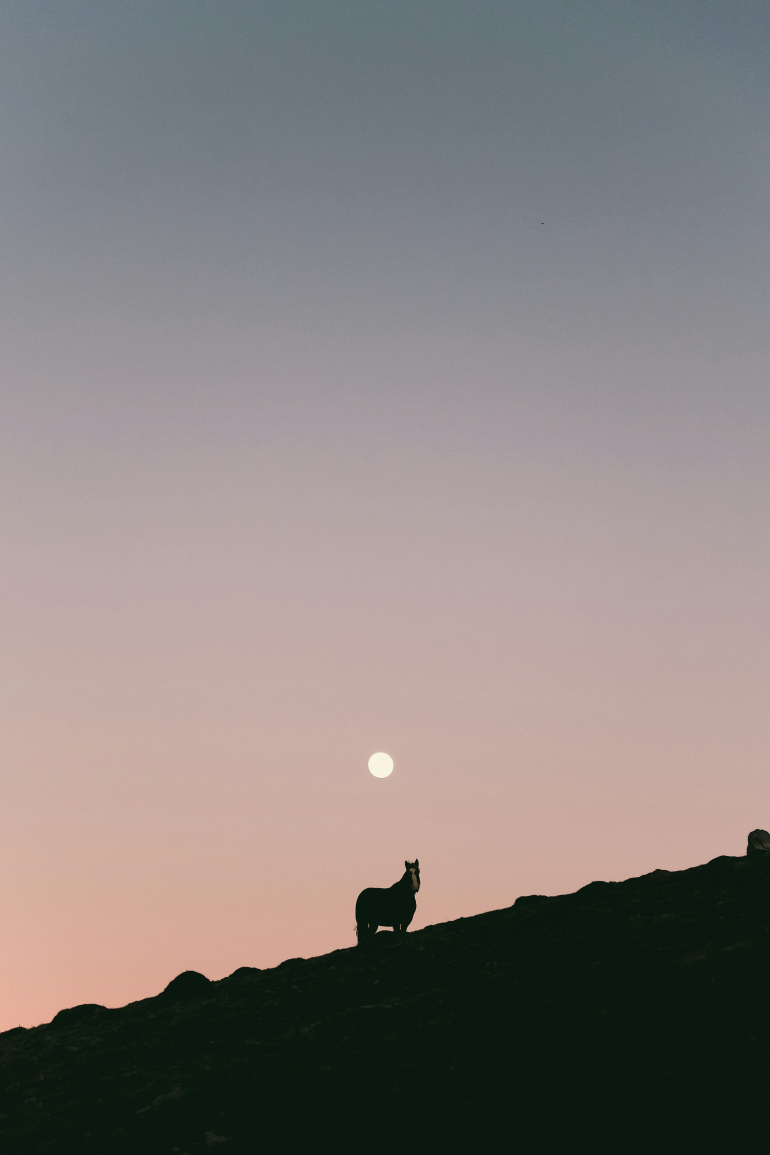
#> input picture images_to_process/photo-1782825955433-cce9fe38a62d.jpg, 3848 x 5771 px (shown at 1/5 size); its folder holds only this picture in this run
$ python img_processing.py
#> lines starting #> are read from the running program, lines starting #| are printed output that depends on the picture
### threading_multiprocessing/img_modifier.py
from PIL import Image, ImageFilter

SIZE = (1200, 1200)

OUTDIR = "modified_images/"


def img_modifier(img_name):
    print(img_name)
    img = Image.open(img_name)
#> img is the input picture: PIL image 3848x5771 RGB; mean R, G, B 134.6, 127.6, 126.1
    img = img.filter(ImageFilter.GaussianBlur(15))
    img.thumbnail(SIZE)
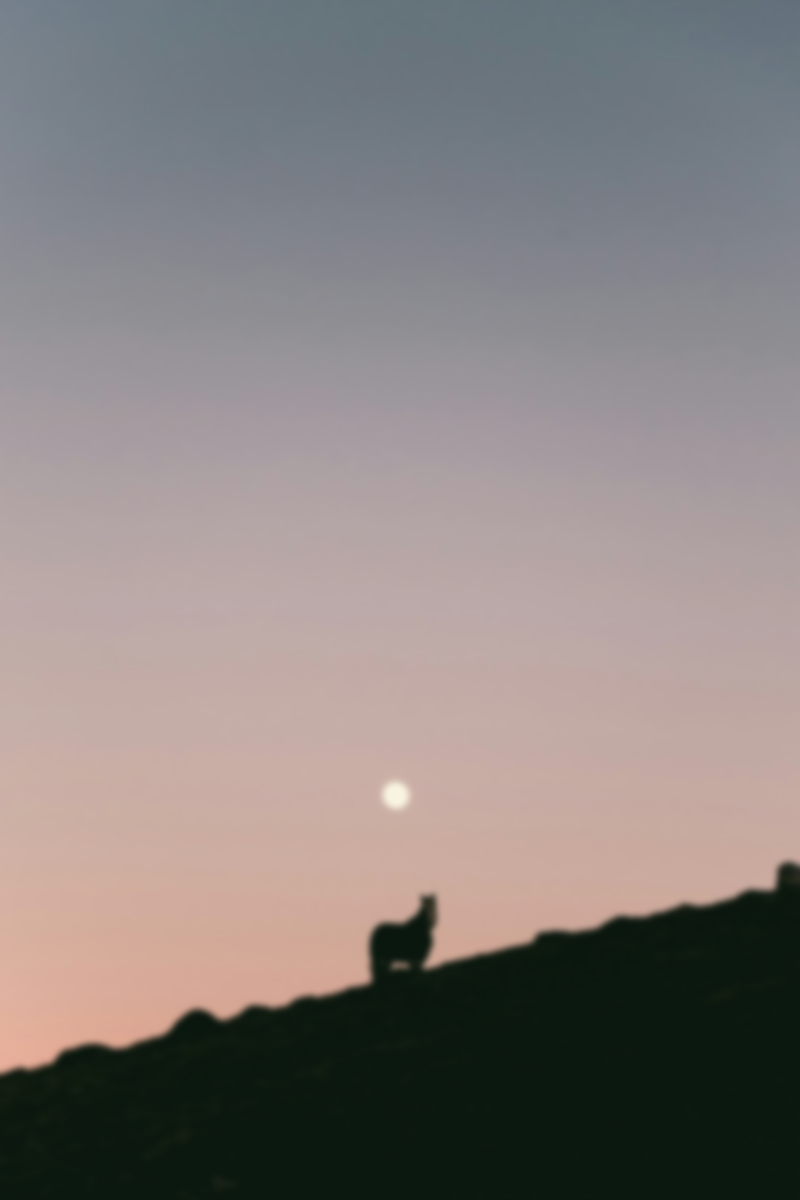
#> img: PIL image 800x1200 RGB; mean R, G, B 134.6, 127.6, 126.1

    img.save(f"{OUTDIR}{img_name.name}")
    return f"{img_name} is saved to {OUTDIR}{img_name.name}"

### threading_multiprocessing/img_processing.py
from pathlib import Path
import concurrent.futures as cfutures
from img_modifier import img_modifier
import time

IMGS_DIR = Path("images_to_process/").iterdir()

# for x in IMGS_DIR:
# print(x.name)


def main():
    with cfutures.ProcessPoolExecutor() as executor:
        processes = [executor.submit(img_modifier, x) for x in IMGS_DIR]

        for proc in cfutures.as_completed(processes):
            print(proc.result())


if __name__ == "__main__":
    start = time.perf_counter()
    main()
    end = time.perf_counter()
    print(f"Total time = {round(end-start, 2)} seconds")
